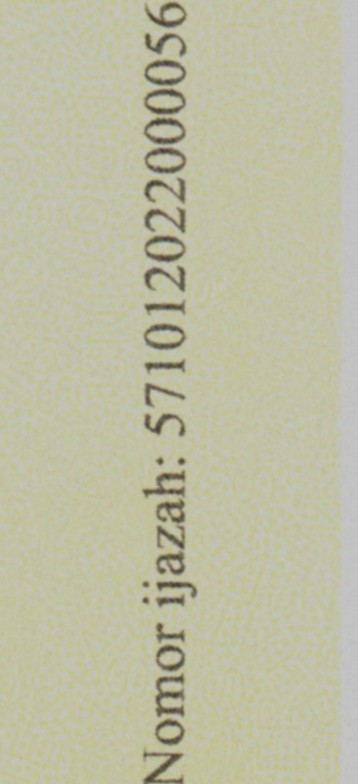
#> input picture 09_CombinedDegradation.jpg, 358 x 784 px
$ python analisiscitra.py
#> lines starting #> are read from the running program, lines starting #| are printed output that depends on the picture
import cv2
import matplotlib.pyplot as plt
import numpy as np

# 1. Baca citra hasil crop (ganti 'nomor_crop.png' sesuai nama file Anda)
img = cv2.imread('09_CombinedDegradation.jpg', cv2.IMREAD_GRAYSCALE)
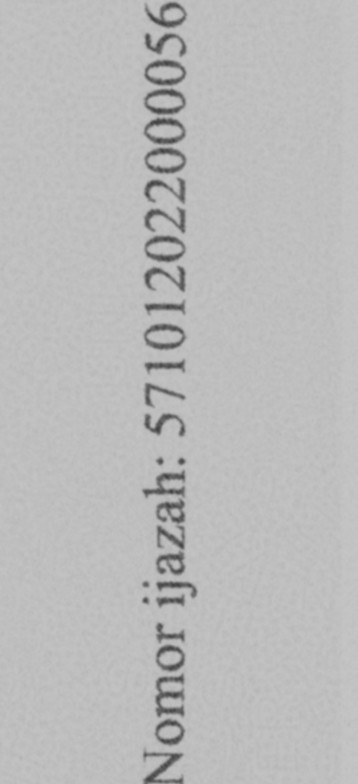
#> img: shape (784, 358); min 63, max 198, mean 186.8

# 2. Penerapan Metode Enhancement
# A. Brightness Adjustment (+40)
brightness_img = cv2.add(img, 40)
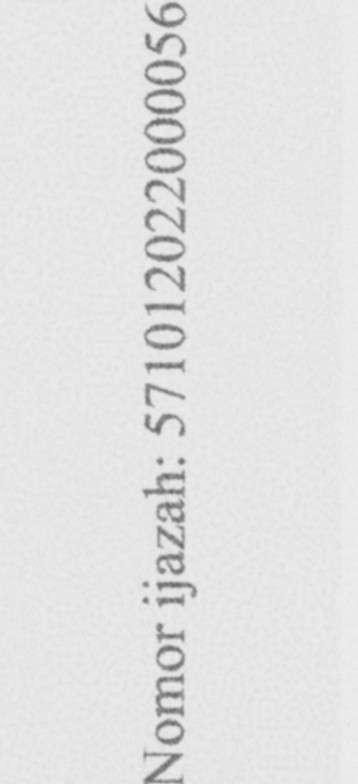
#> brightness_img: shape (784, 358); min 103, max 238, mean 226.8

# B. Contrast Stretching
min_val, max_val = np.min(img), np.max(img)
#> min_val = 63; max_val = 198
contrast_img = ((img - min_val) / (max_val - min_val) * 255.0).astype(np.uint8)
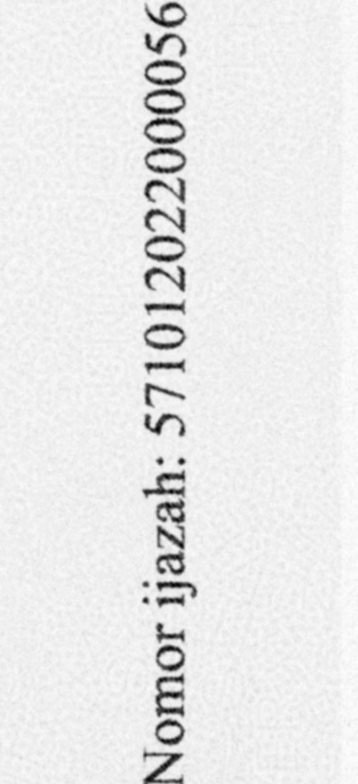
#> contrast_img: shape (784, 358); min 0, max 255, mean 233.4

# C. Histogram Equalization
equalized_img = cv2.equalizeHist(img)
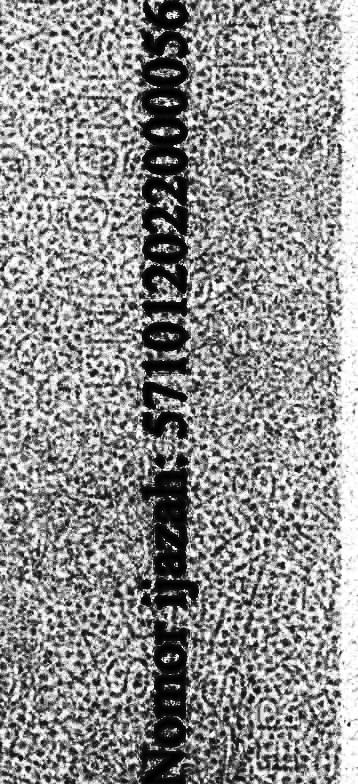
#> equalized_img: shape (784, 358); min 0, max 255, mean 142.9

# 3. Visualisasi Perbandingan Citra dan Histogram
titles = [
    'Citra Asli',
    'Brightness Adjustment',
    'Contrast Stretching',
    'Histogram Equalization',
]
images = [img, brightness_img, contrast_img, equalized_img]

fig, axes = plt.subplots(4, 2, figsize=(12, 10))

for i in range(4):
    # Menampilkan Citra
    axes[i, 0].imshow(images[i], cmap='gray', vmin=0, vmax=255)
    axes[i, 0].set_title(f'Citra: {titles[i]}')
    axes[i, 0].axis('off')

    # Menampilkan Histogram
    axes[i, 1].hist(images[i].ravel(), bins=256, range=[0, 256], color='black')
    axes[i, 1].set_title(f'Histogram: {titles[i]}')
    axes[i, 1].set_xlim([0, 256])

plt.tight_layout()
plt.show()
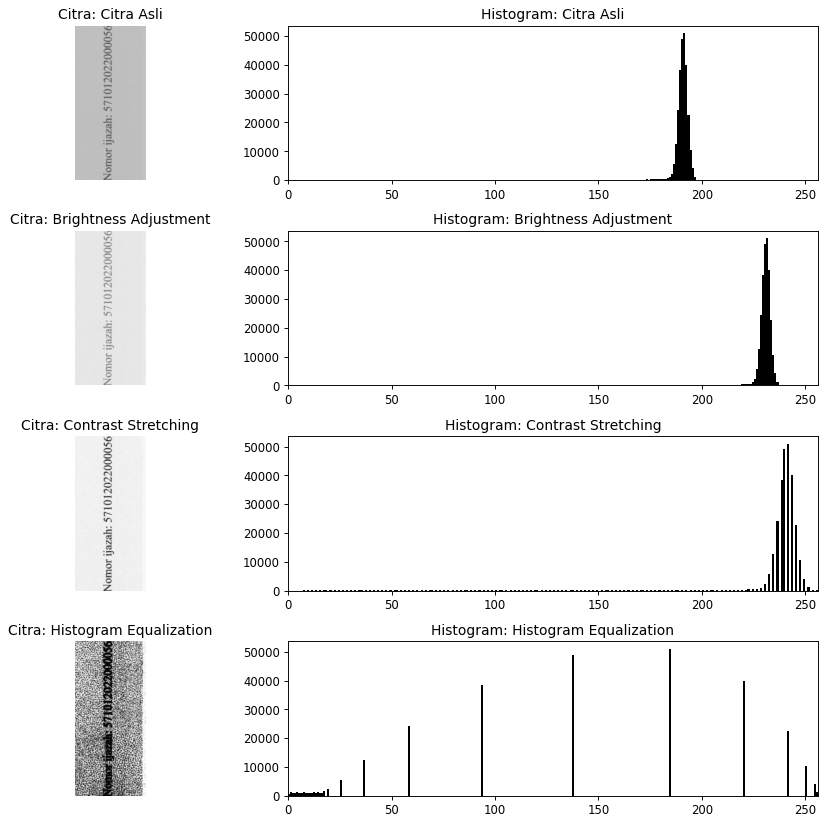
#> figure drawn by matplotlib, 8 panels; panel 2: tallest bar 51028 high, from x = 191 to 192; panel 4: tallest bar 51028 high, from x = 231 to 232; panel 6: tallest bar 51028 high, from x = 241 to 242; panel 8: tallest bar 51028 high, from x = 184 to 185
